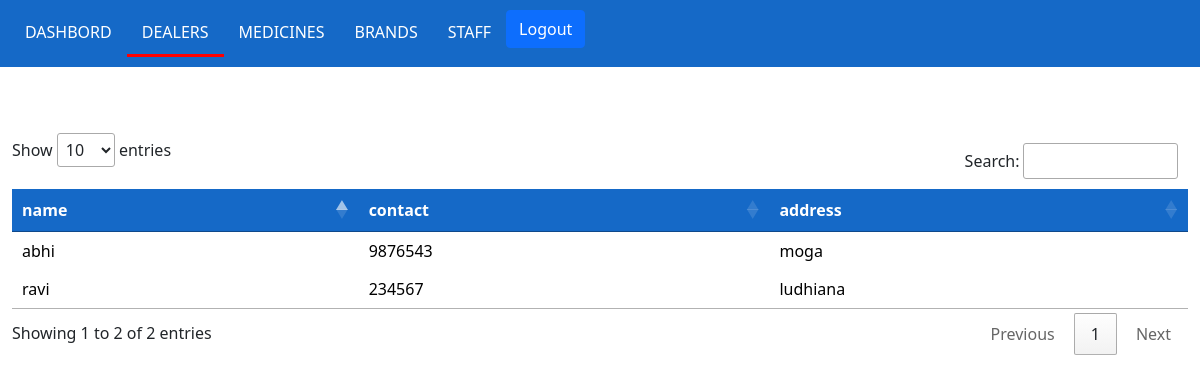
Screenshot of /dealers (signed in) with the database file from the repository.
### backstore/models.py (models this page shows, shortened)
class Dealer(models.Model):
	name = models.CharField(max_length=100)
	contact = models.IntegerField()
	address = models.CharField(max_length=200)

### backstore/views.py (the view)
# urls.py: path('dealers', views.dealers, name='dealers'),
def dealers(request):
	if not request.session.get('user_logged_in'):
		return redirect('/user')
	dealer = Dealer.objects.all()
	template = loader.get_template('dealers.html')
	data = {
		'dealers': dealer
	}
	return HttpResponse(template.render(data,request))

### backstore/templates/dealers.html (shortened to what this page needs)
{%extends 'layouts/master.html' %}
{% block content %}
	<table >
		<thead>
			<tr>
				<th>name</th>
				<th>contact</th>
				<th>address</th>
			</tr>
		</thead>
<tbody>
	{% for Dealer in dealers %}
		<tr>
			<td>{{ Dealer.name }}</td>
			<td>{{ Dealer.contact }}</td>
			<td>{{ Dealer.address }}</td>
		</tr>
		{% endfor %}
	</table>
{% endblock %}

### backstore/templates/layouts/master.html (style rules this page uses)
table { width:100%; padding-top: 0; text-align: left; background-color: white; border-collapse: collapse; }
th { text-align: left; background-color: #1569C7; padding-top: 12px; padding-bottom: 12px; text-align: left; color: white; }
tr { text-align: left; background-color: #E5E4E2; padding-top: 12px; padding-bottom: 12px; text-align: left; color: black; }
td { padding-top: 12px; padding-bottom: 12px; }

### rows the page displays
Dealer: name "ravi", contact "234567", address "ludhiana"
Dealer: name "abhi", contact "9876543", address "moga"
